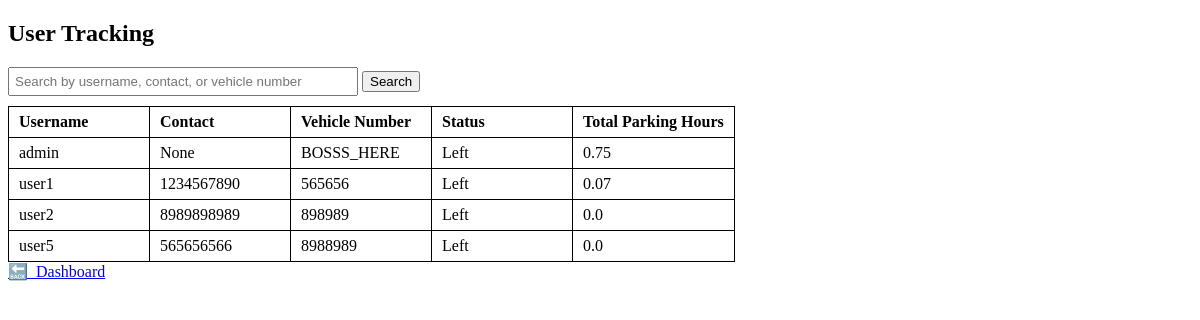
Page /users (signed in) on the earlier database version.
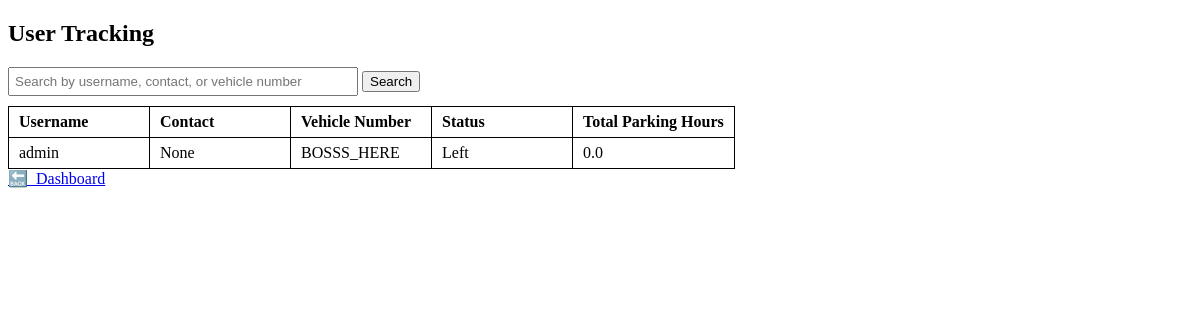
Same page on the later database version.
### app.py (models this page shows)
class User(db.Model):
    __tablename__ = 'user'
    id = db.Column(db.Integer, primary_key=True, autoincrement=True)
    username = db.Column(db.String(100), unique=True, nullable=False)
    password = db.Column(db.String(100), nullable=False)
    contact = db.Column(db.String(20), nullable=True)
    is_admin = db.Column(db.Boolean, default=False)
    vehicle_number = db.Column(db.String(30), unique=True, nullable=False)

### app.py (the view)
@app.route('/users', methods=['GET'])
def admin_users():
    if not session.get('is_admin'):
        flash("Access Denied", "danger")
        return redirect(url_for('login'))
    search_query = request.args.get('search', '').strip()
    query = User.query
    if search_query:
        search_pattern = f"%{search_query}%"
        query = query.filter(or_(User.username.ilike(search_pattern), User.contact.ilike(search_pattern),User.vehicle_number.ilike(search_pattern),))
    users = query.all()
    user_list = []
    for user in users:
        active_reservation = Reservation.query.filter_by(user_id=user.id, status='active').first()
        status = "Occupied" if active_reservation else "Left"
        completed_reservations = Reservation.query.filter_by(user_id=user.id, status='completed').all()
        total_seconds = 0
        for res in completed_reservations:
            if res.end_time and res.start_time:
                total_seconds += (res.end_time - res.start_time).total_seconds()
        total_hours = round(total_seconds / 3600, 2)
        user_list.append({
            'username': user.username,
            'contact': user.contact,
            'vehicle_number': user.vehicle_number,
            'status': status,
            'total_hours': total_hours
        })
    return render_template('admin_users.html', users=user_list, search=search_query)

### templates/admin_users.html (shortened to what this page needs)
<!DOCTYPE html>
<html>
<head>
</head>
<body>
    <h2>User Tracking</h2>
    <form method="get" action="{{ url_for('admin_users') }}">
        <input type="search" name="search" placeholder="Search by username, contact, or vehicle number" value="{{ search }}">
        <button type="submit">Search</button>
    </form>
    <table>
        <thead>
            <tr>
                <th>Username</th>
                <th>Contact</th>
                <th>Vehicle Number</th>
                <th>Status</th>
                <th>Total Parking Hours</th>
            </tr>
        </thead>
        <tbody>
            {% for user in users %}
            <tr>
                <td>{{ user.username }}</td>
                <td>{{ user.contact }}</td>
                <td>{{ user.vehicle_number }}</td>
                <td>{{ user.status }}</td>
                <td>{{ user.total_hours }}</td>
            </tr>
            {% else %}
            <tr>
                <td colspan="5">No users found.</td>
            </tr>
            {% endfor %}
        </tbody>
    </table>
    <a href="{{ url_for('dashboard') }}">🔙  Dashboard</a>
</body>
</html>

### templates/admin_users.html (style rules this page uses)
input[type="search"] { margin-bottom: 10px; padding: 5px; width: 350px; }
table, th, td { border: 1px solid black; border-collapse: collapse; padding: 6px 10px; text-align: left; }
th, td { min-width: 120px; }

Differences in the rows shown:
removed User: username "user1", contact "1234567890", vehicle_number "565656", status "Left", total_hours "0.07"
removed User: username "user2", contact "8989898989", vehicle_number "898989", status "Left", total_hours "0.0"
removed User: username "user5", contact "565656566", vehicle_number "8988989", status "Left", total_hours "0.0"
computed for User "admin": total_hours "0.75" → "0.0"
